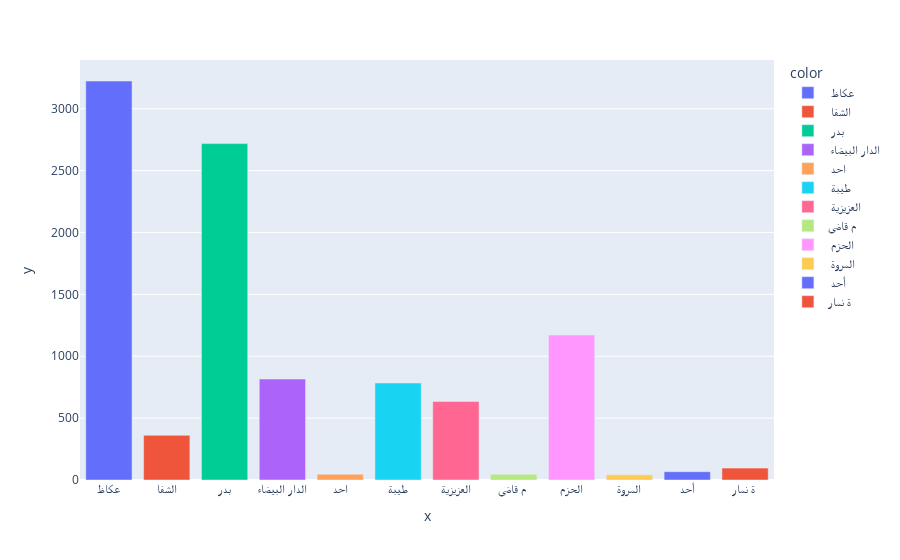

Notebook code cell kept with this figure:
### Code cell
name_s40,count = get_top_names(south_names,40)
px.bar(y=count,x=name_s40,color=name_s40)

### Figure 1 — Plotly figure (JSON) as saved in the notebook; plotly's stock layout.template omitted (floating-point values rounded to 4 significant figures)
{"data": [{"alignmentgroup": "True", "hovertemplate": "color= عكاظ <br>x=%{x}<br>y=%{y}<extra></extra>", "legendgroup": " عكاظ ", "marker": {"color": "#636efa", "pattern": {"shape": ""}}, "name": " عكاظ ", "offsetgroup": " عكاظ ", "orientation": "v", "showlegend": true, "textposition": "auto", "type": "bar", "x": [" عكاظ "], "xaxis": "x", "y": [3224], "yaxis": "y"}, {"alignmentgroup": "True", "hovertemplate": "color= الشفا <br>x=%{x}<br>y=%{y}<extra></extra>", "legendgroup": " الشفا ", "marker": {"color": "#EF553B", "pattern": {"shape": ""}}, "name": " الشفا ", "offsetgroup": " الشفا ", "orientation": "v", "showlegend": true, "textposition": "auto", "type": "bar", "x": [" الشفا "], "xaxis": "x", "y": [361], "yaxis": "y"}, {"alignmentgroup": "True", "hovertemplate": "color= بدر <br>x=%{x}<br>y=%{y}<extra></extra>", "legendgroup": " بدر ", "marker": {"color": "#00cc96", "pattern": {"shape": ""}}, "name": " بدر ", "offsetgroup": " بدر ", "orientation": "v", "showlegend": true, "textposition": "auto", "type": "bar", "x": [" بدر "], "xaxis": "x", "y": [2718], "yaxis": "y"}, {"alignmentgroup": "True", "hovertemplate": "color= الدار البيضاء <br>x=%{x}<br>y=%{y}<extra></extra>", "legendgroup": " الدار البيضاء ", "marker": {"color": "#ab63fa", "pattern": {"shape": ""}}, "name": " الدار البيضاء ", "offsetgroup": " الدار البيضاء ", "orientation": "v", "showlegend": true, "textposition": "auto", "type": "bar", "x": [" الدار البيضاء "], "xaxis": "x", "y": [816], "yaxis": "y"}, {"alignmentgroup": "True", "hovertemplate": "color= احد <br>x=%{x}<br>y=%{y}<extra></extra>", "legendgroup": " احد ", "marker": {"color": "#FFA15A", "pattern": {"shape": ""}}, "name": " احد ", "offsetgroup": " احد ", "orientation": "v", "showlegend": true, "textposition": "auto", "type": "bar", "x": [" احد "], "xaxis": "x", "y": [46], "yaxis": "y"}, {"alignmentgroup": "True", "hovertemplate": "color= طيبة <br>x=%{x}<br>y=%{y}<extra></extra>", "legendgroup": " طيبة ", "marker": {"color": "#19d3f3", "pattern": {"shape": ""}}, "name": " طيبة ", "offsetgroup": " طيبة ", "orientation": "v", "showlegend": true, "textposition": "auto", "type": "bar", "x": [" طيبة "], "xaxis": "x", "y": [784], "yaxis": "y"}, {"alignmentgroup": "True", "hovertemplate": "color= العزيزية <br>x=%{x}<br>y=%{y}<extra></extra>", "legendgroup": " العزيزية ", "marker": {"color": "#FF6692", "pattern": {"shape": ""}}, "name": " العزيزية ", "offsetgroup": " العزيزية ", "orientation": "v", "showlegend": true, "textposition": "auto", "type": "bar", "x": [" العزيزية "], "xaxis": "x", "y": [635], "yaxis": "y"}, {"alignmentgroup": "True", "hovertemplate": "color=م قاضي <br>x=%{x}<br>y=%{y}<extra></extra>", "legendgroup": "م قاضي ", "marker": {"color": "#B6E880", "pattern": {"shape": ""}}, "name": "م قاضي ", "offsetgroup": "م قاضي ", "orientation": "v", "showlegend": true, "textposition": "auto", "type": "bar", "x": ["م قاضي "], "xaxis": "x", "y": [46], "yaxis": "y"}, {"alignmentgroup": "True", "hovertemplate": "color= الحزم <br>x=%{x}<br>y=%{y}<extra></extra>", "legendgroup": " الحزم ", "marker": {"color": "#FF97FF", "pattern": {"shape": ""}}, "name": " الحزم ", "offsetgroup": " الحزم ", "orientation": "v", "showlegend": true, "textposition": "auto", "type": "bar", "x": [" الحزم "], "xaxis": "x", "y": [1171], "yaxis": "y"}, {"alignmentgroup": "True", "hovertemplate": "color= المروة <br>x=%{x}<br>y=%{y}<extra></extra>", "legendgroup": " المروة ", "marker": {"color": "#FECB52", "pattern": {"shape": ""}}, "name": " المروة ", "offsetgroup": " المروة ", "orientation": "v", "showlegend": true, "textposition": "auto", "type": "bar", "x": [" المروة "], "xaxis": "x", "y": [42], "yaxis": "y"}, {"alignmentgroup": "True", "hovertemplate": "color= أحد <br>x=%{x}<br>y=%{y}<extra></extra>", "legendgroup": " أحد ", "marker": {"color": "#636efa", "pattern": {"shape": ""}}, "name": " أحد ", "offsetgroup": " أحد ", "orientation": "v", "showlegend": true, "textposition": "auto", "type": "bar", "x": [" أحد "], "xaxis": "x", "y": [67], "yaxis": "y"}, {"alignmentgroup": "True", "hovertemplate": "color=ة نمار <br>x=%{x}<br>y=%{y}<extra></extra>", "legendgroup": "ة نمار ", "marker": {"color": "#EF553B", "pattern": {"shape": ""}}, "name": "ة نمار ", "offsetgroup": "ة نمار ", "orientation": "v", "showlegend": true, "textposition": "auto", "type": "bar", "x": ["ة نمار "], "xaxis": "x", "y": [96], "yaxis": "y"}], "layout": {"barmode": "relative", "legend": {"title": {"text": "color"}, "tracegroupgap": 0}, "margin": {"t": 60}, "xaxis": {"anchor": "y", "domain": [0, 1], "title": {"text": "x"}}, "yaxis": {"anchor": "x", "domain": [0, 1], "title": {"text": "y"}}}}
